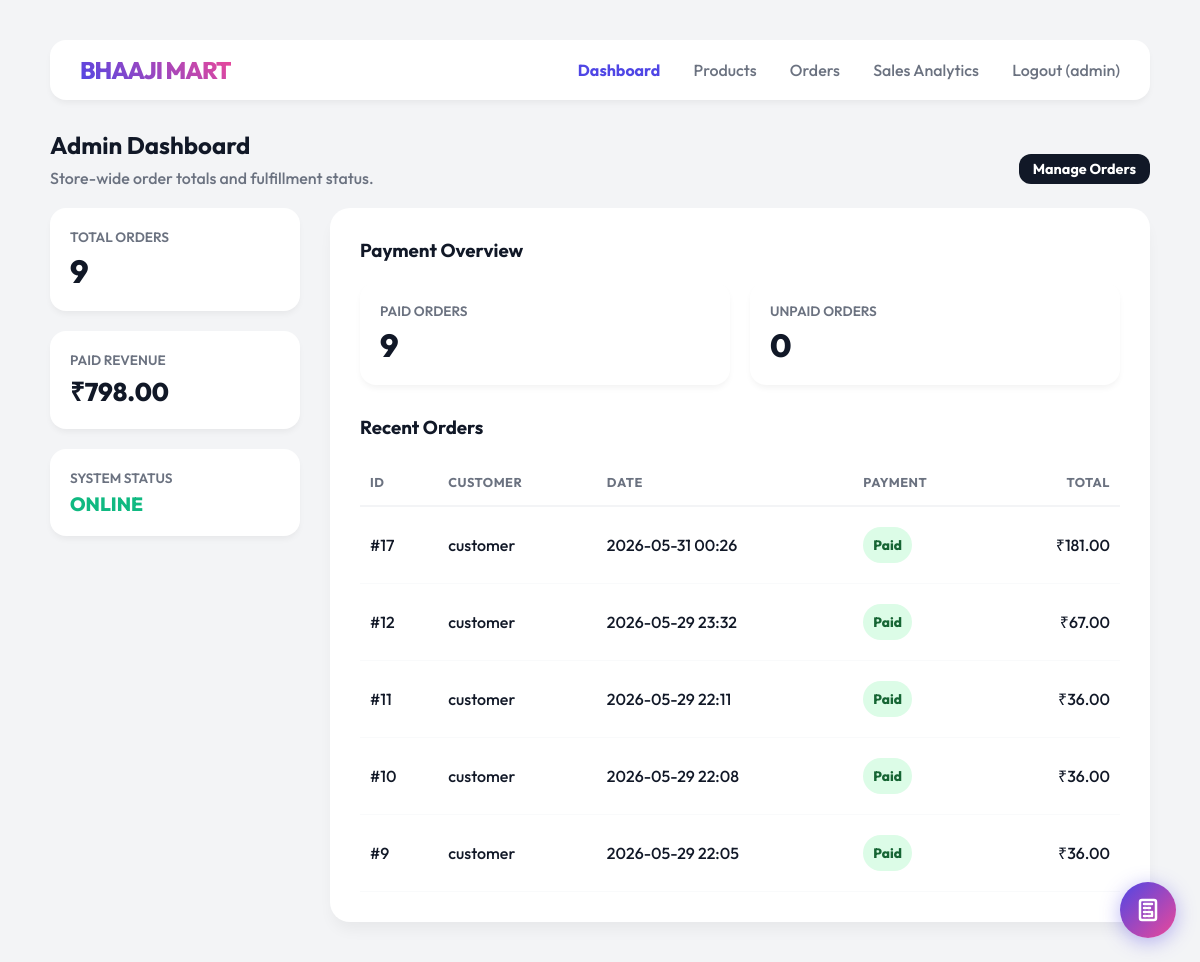
The app's page /admin/dashboard (signed in), older data.
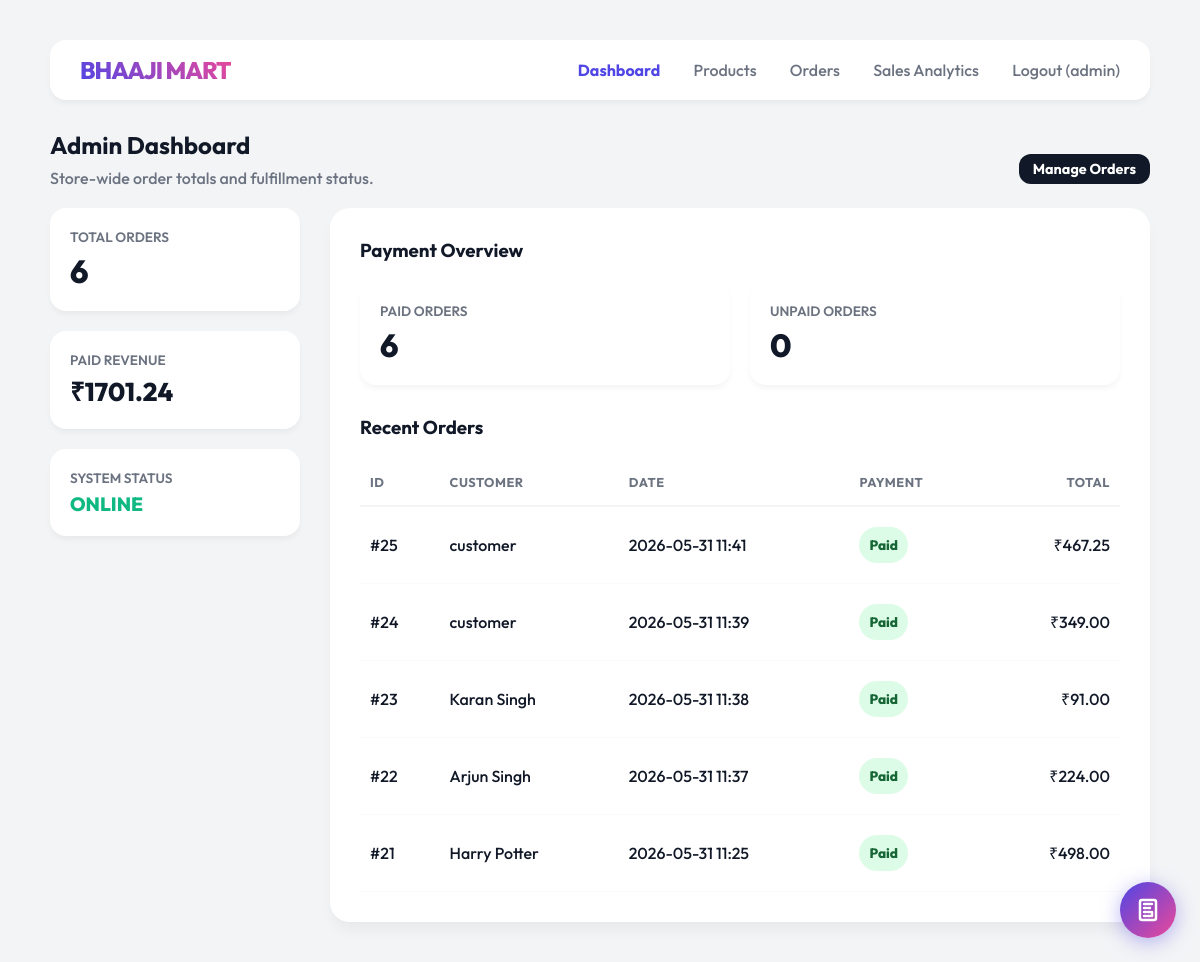
The same page, newer data.
### tables this page shows
CREATE TABLE orders (
        order_id INTEGER PRIMARY KEY AUTOINCREMENT,
        customer_name TEXT,
        customer_address TEXT,
        order_date TEXT,
        total_amount REAL
    , user_id INTEGER REFERENCES users(id), payment_status TEXT DEFAULT 'Paid', order_status TEXT DEFAULT 'Pending', payment_id TEXT, payment_method TEXT);

### backend/app.py (the view)
@app.route("/admin/dashboard")
@admin_required
def admin_dashboard():
    orders = get_all_orders()
    total_sales = sum(
        order["total_amount"] or 0
        for order in orders
        if order["payment_status"] == "Paid"
    )
    unpaid_count = sum(1 for order in orders if order["payment_status"] != "Paid")
    return render_template(
        "admin_dashboard.html",
        orders=orders,
        total_sales=total_sales,
        unpaid_count=unpaid_count
    )

### backend/app.py (called while the page is built)
@login_manager.user_loader
def load_user(user_id):
    conn = get_connection()
    user_data = conn.execute("SELECT * FROM users WHERE id = ?", (user_id,)).fetchone()
    conn.close()
    if user_data:
        return User(user_data['id'], user_data['username'], user_data['password_hash'], user_data['role'])
    return None

def admin_required(f):
    @wraps(f)
    @login_required
    def decorated_function(*args, **kwargs):
        if current_user.role != 'admin':
            return "403 Forbidden: Admins only", 403
        return f(*args, **kwargs)
    return decorated_function

@app.context_processor
def inject_cart_count():
    if current_user.is_authenticated and current_user.role == 'customer':
        return {"cart_count": get_cart_count(current_user.id)}
    return {"cart_count": 0}

### backend/db.py (called while the page is built)
def get_connection():
    conn = sqlite3.connect(DB_NAME)
    conn.row_factory = sqlite3.Row
    return conn

### templates/admin_dashboard.html
{% extends "base.html" %}
{% block content %}
<div class="page-header flex-between">
    <div>
        <h2 class="page-title">{% if analytics_mode %}Sales Analytics{% else %}Admin Dashboard{% endif %}</h2>
        <p class="page-subtitle">Store-wide order totals and fulfillment status.</p>
    </div>
    <a href="/admin/orders" class="btn btn-small">Manage Orders</a>
</div>
<div class="dashboard-grid">
    <div class="sidebar">
        <div class="stat-card">
            <div class="stat-label">Total Orders</div>
            <div class="stat-val">{{ orders|length }}</div>
        </div>
        <div class="stat-card">
            <div class="stat-label">Paid Revenue</div>
            <div class="stat-val" style="font-size: 1.6em;">&#8377;{{ "%.2f"|format(total_sales) }}</div>
        </div>
        <div class="stat-card">
            <div class="stat-label">System Status</div>
            <div class="stat-val" style="color: #10b981; font-size: 1.2em;">ONLINE</div>
        </div>
    </div>
    <div class="main-content">
        <h3 class="card-title">Payment Overview</h3>
        <div class="analytics-grid" style="grid-template-columns: repeat(2, minmax(0, 1fr));">
            <div class="stat-card">
                <div class="stat-label">Paid Orders</div>
                <div class="stat-val">{{ orders|length - unpaid_count }}</div>
            </div>
            <div class="stat-card">
                <div class="stat-label">Unpaid Orders</div>
                <div class="stat-val">{{ unpaid_count }}</div>
            </div>
        </div>
        <h3 class="card-title" style="margin-top: 30px;">Recent Orders</h3>
        {% if orders %}
        <table>
            <thead>
                <tr>
                    <th>ID</th>
                    <th>Customer</th>
                    <th>Date</th>
                    <th>Payment</th>
                    <th class="text-right">Total</th>
                </tr>
            </thead>
            <tbody>
                {% for order in orders[:5] %}
                <tr onclick="window.location='/order/{{ order.order_id }}'" style="cursor: pointer;">
                    <td>#{{ order.order_id }}</td>
                    <td>{{ order.customer_name or order.account_username or "Customer" }}</td>
                    <td>{{ order.order_date }}</td>
                    <td>
                        <span class="stock-pill {% if order.payment_status == 'Paid' %}stock-in{% else %}stock-pending{% endif %}">
                            {{ order.payment_status or "Pending" }}
                        </span>
                    </td>
                    <td class="text-right">&#8377;{{ "%.2f"|format(order.total_amount or 0) }}</td>
                </tr>
                {% endfor %}
            </tbody>
        </table>
        {% else %}
        <div class="empty-state">
            <p>No orders currently in the system.</p>
        </div>
        {% endif %}
    </div>
</div>
{% endblock %}

Row changes from the older to the newer data that the page shows:
removed orders: order_id "17", customer_name "customer", order_date "2026-05-31 00:26", payment_status "Paid", total_amount "181.00"
removed orders: order_id "12", customer_name "customer", order_date "2026-05-29 23:32", payment_status "Paid", total_amount "67.00"
removed orders: order_id "11", customer_name "customer", order_date "2026-05-29 22:11", payment_status "Paid", total_amount "36.00"
removed orders: order_id "10", customer_name "customer", order_date "2026-05-29 22:08", payment_status "Paid", total_amount "36.00"
removed orders: order_id "9", customer_name "customer", order_date "2026-05-29 22:05", payment_status "Paid", total_amount "36.00"
added orders: order_id "25", customer_name "customer", order_date "2026-05-31 11:41", payment_status "Paid", total_amount "467.25"
added orders: order_id "24", customer_name "customer", order_date "2026-05-31 11:39", payment_status "Paid", total_amount "349.00"
added orders: order_id "23", customer_name "Karan Singh", order_date "2026-05-31 11:38", payment_status "Paid", total_amount "91.00"
added orders: order_id "22", customer_name "Arjun Singh", order_date "2026-05-31 11:37", payment_status "Paid", total_amount "224.00"
added orders: order_id "21", customer_name "Harry Potter", order_date "2026-05-31 11:25", payment_status "Paid", total_amount "498.00"
Text that changed along with them:
{{ orders|length }}: "9" → "6"
{{ "%.2f"|format(total_sales) }}: "798.00" → "1701.24"
{{ orders|length - unpaid_count }}: "9" → "6"
